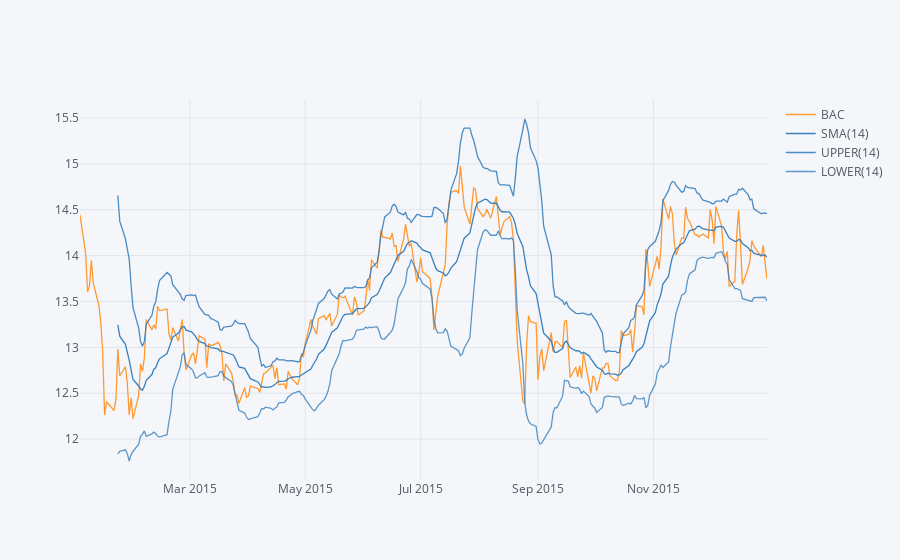

This figure's notebook cell:
### Markdown cell above
**Using .ta_plot(study='boll') to create a Bollinger Band Plot for Bank of America for the year 2015.**

### Code cell
bank_stocks.loc['2015-01-01':'2015-12-31','BAC']['Close'].ta_plot(study='boll')

### Figure 1 — Plotly figure (JSON) as saved in the notebook; plotly's stock layout.template omitted (floating-point values rounded to 4 significant figures; data arrays with more than 128 entries replaced by an {"elided": "..."} marker saying what was removed)
{"data": [{"line": {"color": "rgba(255, 153, 51, 1.0)", "dash": "solid", "shape": "linear", "width": 1.3}, "mode": "lines", "name": "BAC", "text": "", "type": "scatter", "x": {"elided": "252 str values"}, "y": {"elided": "252 float values"}}, {"line": {"color": "rgba(55, 128, 191, 1.0)", "dash": "solid", "shape": "linear", "width": 1.3}, "mode": "lines", "name": "SMA(14)", "text": "", "type": "scatter", "x": {"elided": "252 str values"}, "y": {"elided": "252 mixed values"}}, {"line": {"color": "rgba(55, 128, 191, 0.8999999999999999)", "dash": "solid", "shape": "linear", "width": 1.3}, "mode": "lines", "name": "UPPER(14)", "text": "", "type": "scatter", "x": {"elided": "252 str values"}, "y": {"elided": "252 mixed values"}}, {"line": {"color": "rgba(55, 128, 191, 0.7999999999999998)", "dash": "solid", "shape": "linear", "width": 1.3}, "mode": "lines", "name": "LOWER(14)", "text": "", "type": "scatter", "x": {"elided": "252 str values"}, "y": {"elided": "252 mixed values"}}], "layout": {"legend": {"bgcolor": "#F5F6F9", "font": {"color": "#4D5663"}}, "paper_bgcolor": "#F5F6F9", "plot_bgcolor": "#F5F6F9", "title": {"font": {"color": "#4D5663"}}, "xaxis": {"gridcolor": "#E1E5ED", "showgrid": true, "tickfont": {"color": "#4D5663"}, "title": {"font": {"color": "#4D5663"}, "text": ""}, "zerolinecolor": "#E1E5ED"}, "yaxis": {"gridcolor": "#E1E5ED", "showgrid": true, "tickfont": {"color": "#4D5663"}, "title": {"font": {"color": "#4D5663"}, "text": ""}, "zerolinecolor": "#E1E5ED"}}}
